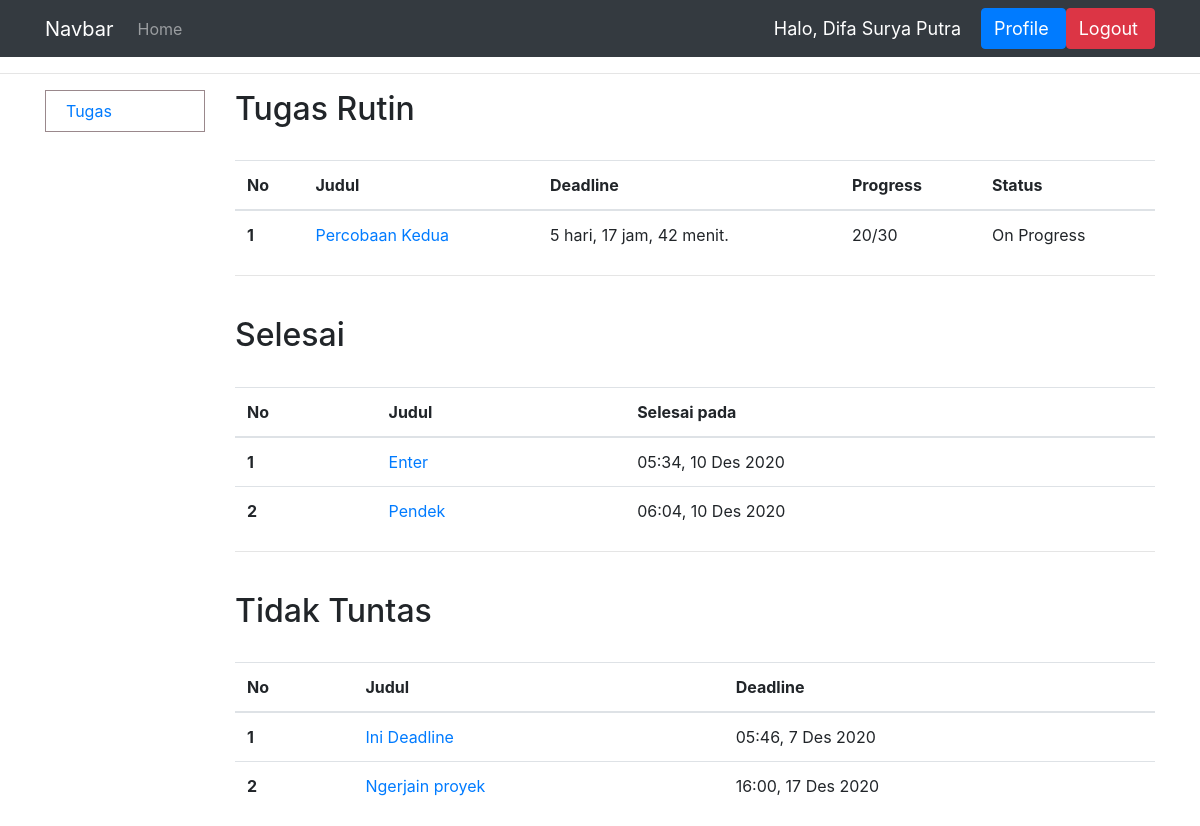
Page /lihat_tugas/ (signed in) on the committed database.
### dashboard/models.py (models this page shows, shortened)
class Tugas(models.Model):
    STATUS = (
        ('Tuntas', 'Tuntas'),
        ('Hold', 'Hold'),
        ('Stuck', 'Stuck'),
        ('On Progress', 'On Progress'),
        ('Selesai', 'Selesai'),
        ('Deadline', 'Deadline'),
    )
    JENIS = (
        ('Rutin', 'Rutin'),
        ('Proyek', 'Proyek')
    )
    pemilik_tugas = models.ForeignKey(User, on_delete=models.CASCADE)
    judul = models.CharField(max_length=100)
    isi = models.CharField(max_length=255)
    dibuat_pada = models.DateTimeField('Dibuat pada')
    status = models.CharField(max_length=100, choices=STATUS)
    jenis = models.CharField(max_length=100, choices=JENIS, null=True)
    deadline = models.DateTimeField('Deadline', null=True)
    kuantitas = models.IntegerField(null=True)
    selesai = models.IntegerField(null=True)
    selesai_pada = models.DateTimeField('Selesai pada', null=True)
    acc = models.IntegerField(null=True)
    def deadline_tugas(self):
        if self.status == 'Deadline':
            return 'Deadline'
        saat_ini = timezone.now()
        deadline = self.deadline
        selisih_deadline = deadline - saat_ini
        deadline_hari = selisih_deadline.days
        detik = selisih_deadline.seconds
        konversi = datetime.timedelta(seconds=detik)
        waktu = str(konversi).split(':')
        jam = waktu[0]
        menit = waktu[1]
        return str(deadline_hari) + " hari, " + jam + " jam, " + menit + " menit."
    def progressnya(self):
        return str(self.selesai) + "/" + str(self.kuantitas)
    def formatwaktu(self, propertinya):
        nama_bulan = {
            1: "Jan",
            2: "Feb",
            3: "Mar",
            4: "Apr",
            5: "Mei",
            6: "Jun",
            7: "Jul",
            8: "Agus",
            9: "Sep",
            10: "Okt",
            11: "Nov",
            12: "Des"
        }
        utc_datetime = propertinya
        local_timezone = pytz.timezone("Asia/Jakarta")
        local_datetime = utc_datetime.replace(tzinfo=pytz.utc)
        propertinya = local_datetime.astimezone(local_timezone)
        hari = str(propertinya.day)
        bulan = nama_bulan[propertinya.month]
        tahun = str(propertinya.year)
        jam = str(propertinya.hour)
        if len(jam) < 2:
            jam = "0" + jam
        menit = str(propertinya.minute)
        if len(menit) < 2:
            menit = "0" + menit
        return jam + ":" + menit + ", " + hari + " " + bulan + " " + tahun

### dashboard/views.py (the view)
# urls.py: path('lihat_tugas/', views.lihat_tugas, name='lihattugas'),
@ login_required(login_url='login')
def lihat_tugas(request):
    if apamanager(request.user):
        return redirect('manager')
    tugas_rutin, tugas_proyek = dapatkantugas(request.user.id)
    tugas_selesai = tugasselesai(request.user.id)
    tugas_deadline = tugasdeadline(request.user.id)
    nama = request.user.first_name
    context = {'nama': nama, 'tugas_rutin': tugas_rutin,
               'tugas_proyek': tugas_proyek, 'tugas_selesai': tugas_selesai, 'tugas_deadline': tugas_deadline}
    if request.user.last_name == 'Human Resource':
        context['data_kar'] = True
    return render(request, 'dashboard/lihat_tugas.html', context)

### dashboard/logic.py (called while the page is built)
def apamanager(user):
    return user.groups.filter(name='Manager').exists()

def dapatkantugas(user_id):
    pengguna = User.objects.get(pk=user_id)
    tugasnya = pengguna.tugas_set.all()
    tugas_rutin = []
    tugas_proyek = []
    for tugas in tugasnya:
        if tugas.status != "On Progress":
            continue
        elif tugas.jenis == "Rutin":
            dibuat_pada = tugas.formatwaktu(tugas.dibuat_pada)
            tugas_rutin.append(
                [tugas, tugas.deadline_tugas(), tugas.progressnya(), dibuat_pada, tugas.status])
        elif tugas.jenis == "Proyek":
            dibuat_pada = tugas.formatwaktu(tugas.dibuat_pada)
            tugas_proyek.append(
                [tugas, tugas.deadline_tugas(), tugas.progressnya(), dibuat_pada, tugas.status])
    return (tugas_rutin, tugas_proyek)

def tugasselesai(user_id):
    pengguna = User.objects.get(pk=user_id)
    tugasnya = pengguna.tugas_set.all()
    tugas_selesai = []
    for tugas in tugasnya:
        if tugas.status == "Selesai":
            selesai_pada = tugas.formatwaktu(tugas.selesai_pada)
            tugas_selesai.append([tugas, selesai_pada])
    return tugas_selesai

def tugasdeadline(user_id):
    pengguna = User.objects.get(pk=user_id)
    tugasnya = pengguna.tugas_set.all()
    tugas_deadline = []
    for tugas in tugasnya:
        if tugas.status == "Deadline":
            tugas_deadline.append(
                [tugas.judul, tugas.formatwaktu(tugas.deadline), tugas.id])
    return tugas_deadline

### dashboard/templates/dashboard/lihat_tugas.html (shortened to what this page needs)
{% extends 'dashboard/main.html' %}
{% block content %}
<hr>
<div class="container">
    <div class="row">
        {% include 'dashboard/sidebarstaff.html' %}
        <div class="col">
            <h2>Tugas Rutin</h2>
            <br>
            <table class="table">
                <thead>
                    <tr>
                        <th scope="col">No</th>
                        <th scope="col">Judul</th>
                        <th scope="col">Deadline</th>
                        <th scope="col">Progress</th>
                        <th scope="col">Status</th>
                    </tr>
                </thead>
                <tbody>
                    {% for tugasr in tugas_rutin %}
                    <tr>
                        <th scope="row">{{forloop.counter}}</th>
                        <td><a href="{% url 'detail_tugas' tugasr.0.id %}">{{tugasr.0.judul}}</a></td>
                        <td>{{tugasr.1}}</td>
                        <td>{{tugasr.2}}</td>
                        <td>{{tugasr.4}}</td>
                    </tr>
                    {% endfor %}
                </tbody>
            </table>
            <hr><br>
            <h2>Selesai</h2>
            <br>
            <table class="table">
                <thead>
                    <tr>
                        <th scope="col">No</th>
                        <th scope="col">Judul</th>
                        <th scope="col">Selesai pada</th>
                    </tr>
                </thead>
                <tbody>
                    {% for tugasselesai in tugas_selesai %}
                    <tr>
                        <th scope="row">{{forloop.counter}}</th>
                        <td><a href="{% url 'detail_tugas' tugasselesai.0.id %}">{{tugasselesai.0.judul}}</a></td>
                        <td>{{tugasselesai.1}}</td>
                    </tr>
                    {% endfor %}
                </tbody>
            </table>
            {% if tugas_deadline %}
            <hr><br>
            <h2>Tidak Tuntas</h2>
            <br>
            <table class="table">
                <thead>
                    <tr>
                        <th scope="col">No</th>
                        <th scope="col">Judul</th>
                        <th scope="col">Deadline</th>
                    </tr>
                </thead>
                <tbody>
                    {% for tugasdeadline in tugas_deadline %}
                    <tr>
                        <th scope="row">{{forloop.counter}}</th>
                        <td><a href="{% url 'detail_tugas' tugasdeadline.2 %}">{{tugasdeadline.0}}</a></td>
                        <td>{{tugasdeadline.1}}</td>
                    </tr>
                    {% endfor %}
                </tbody>
            </table>
            {% endif %}
        </div>
    </div>
</div>
{% endblock %}

### dashboard/templates/dashboard/navbar.html (shortened to what this page needs)
<nav class="navbar navbar-expand-lg navbar-dark bg-dark">
    <div class="container">
        <a class="navbar-brand" href="{% url 'login' %}">Navbar</a>
        <div class="collapse navbar-collapse" id="navbarNav">
            <ul class="navbar-nav">
                <li class="nav-item">
                    <a class="nav-link" href="{% url 'login' %}">Home</a>
                </li>
            </ul>
        </div>
        <span class="hello-msg">Halo, {{nama}}</span>
        <span><button type="button" class="btn btn-primary "><a class="hello-msg mr-1 text-center"
                    href="{% url 'profile' %}">Profile</a></button></span>
        <span><button type="button" class="btn btn-danger"><a class="hello-msg mr-1 text-center"
                    href="{% url 'logout' %}">Logout</a></button></span>
    </div>
</nav>

### dashboard/templates/dashboard/navbar.html (style rules this page uses)
.hello-msg { font-size: 18px; color: #fff; margin-right: 20px; }

### rows in the picture
Tugas: judul "Percobaan Kedua", tugasr "5 hari, 17 jam, 42 menit.", tugasr "20/30", status "On Progress"
Tugas: judul "Enter", tugasselesai "05:34, 10 Des 2020"
Tugas: judul "Pendek", tugasselesai "06:04, 10 Des 2020"
Tugas: judul "Ini Deadline"
Tugas: judul "Ngerjain proyek"

### other values in the picture
{{ nama }} "Difa Surya Putra"
{{ tugasdeadline.1 }} "05:46, 7 Des 2020" "16:00, 17 Des 2020"
